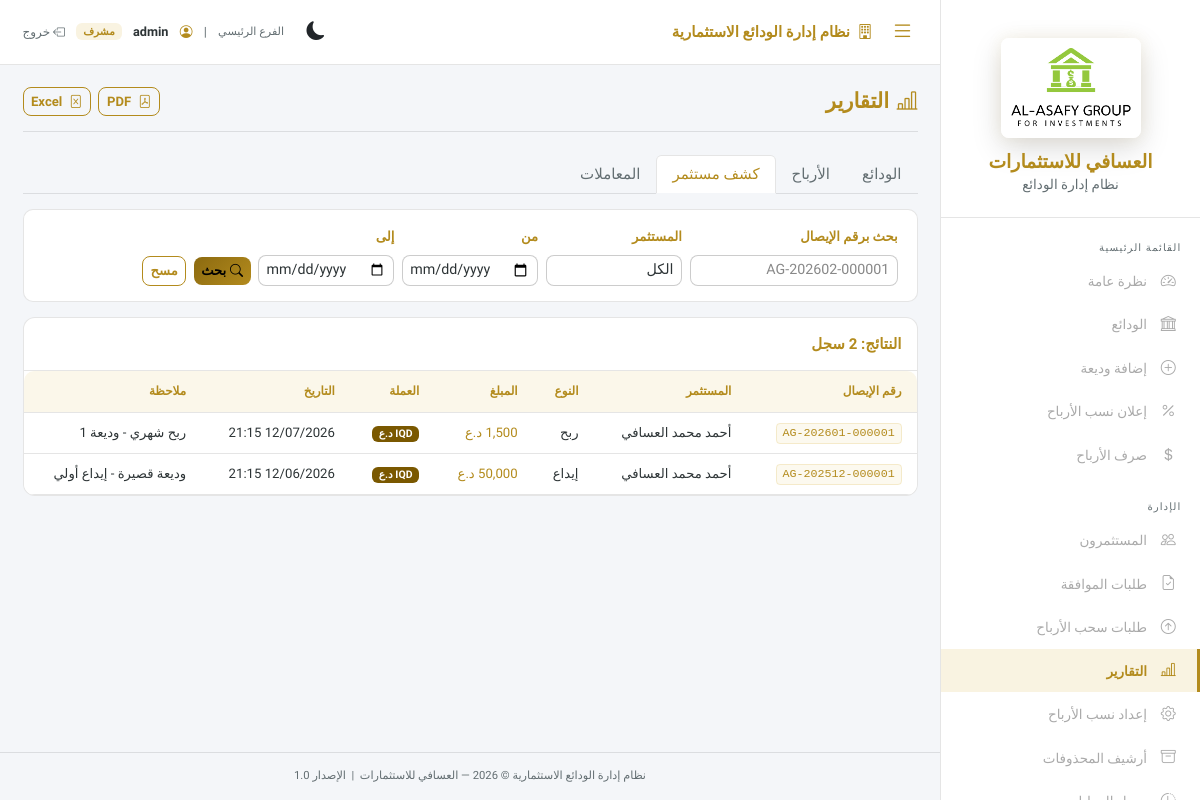
Page /reports.php?report=investor_statement (signed in) on the committed database.
### tables this page shows
CREATE TABLE IF NOT EXISTS `transactions` (
  `id`                  INT UNSIGNED NOT NULL AUTO_INCREMENT,
  `receipt_no`          VARCHAR(30) NOT NULL,
  `investor_id`         INT UNSIGNED NOT NULL,
  `deposit_id`          INT UNSIGNED NULL,
  `type`                ENUM('deposit','profit','withdraw','profit_accrual','profit_payout','withdrawal_payout','principal_refund','deposit_adjustment') NOT NULL,
  `direction`           ENUM('credit','debit','neutral') NOT NULL DEFAULT 'neutral',
  `amount`              DECIMAL(12,2) NOT NULL,
  `currency`            ENUM('IQD','USD') NOT NULL DEFAULT 'IQD',
  `approval_request_id` INT UNSIGNED NULL,
  `date`                DATETIME NOT NULL DEFAULT CURRENT_TIMESTAMP,
  `note`                VARCHAR(255) NULL,
  `created_at`          DATETIME NOT NULL DEFAULT CURRENT_TIMESTAMP,
  PRIMARY KEY (`id`),
  UNIQUE KEY `uq_receipt_no` (`receipt_no`),
  UNIQUE KEY `idx_tx_app_dep_type` (`approval_request_id`, `deposit_id`, `type`),
  KEY `idx_tx_approval_req` (`approval_request_id`),
  CONSTRAINT `fk_tx_investor` FOREIGN KEY (`investor_id`) REFERENCES `investors` (`id`),
  CONSTRAINT `fk_tx_deposit`  FOREIGN KEY (`deposit_id`)  REFERENCES `deposits`  (`id`) ON DELETE SET NULL
);

CREATE TABLE IF NOT EXISTS `investors` (
  `id`            INT UNSIGNED NOT NULL AUTO_INCREMENT,
  `full_name`     VARCHAR(150) NOT NULL,
  `phone`         VARCHAR(30)  NOT NULL,
  `city`          VARCHAR(100) NOT NULL DEFAULT '',
  `address`       VARCHAR(255) NULL,
  `notes`         TEXT NULL,
  `national_id`   VARCHAR(30)  NOT NULL DEFAULT '',
  `contract_path` VARCHAR(255) NULL,
  `id_card_path`  VARCHAR(255) NULL,
  `created_at`    DATETIME     NOT NULL DEFAULT CURRENT_TIMESTAMP,
  `updated_at`    DATETIME     NOT NULL DEFAULT CURRENT_TIMESTAMP ON UPDATE CURRENT_TIMESTAMP,
  PRIMARY KEY (`id`)
);

### config/auth.php (called while the page is built, shortened)
<?php
function currentRole(): string {
    return $_SESSION['role'] ?? '';
}
function currentUsername(): string {
    return $_SESSION['username'] ?? '';
}

### public/reports.php (the view, shortened to what this page needs)
<?php
require_once __DIR__ . '/../config/auth.php';
require_once __DIR__ . '/../config/helpers.php';
$pdo = getPDO();
$report = $_GET['report'] ?? 'deposits';
$receiptNo = trim($_GET['receipt_no'] ?? '');
$fDateFrom = $_GET['date_from'] ?? '';
$fDateTo = $_GET['date_to'] ?? '';
$rows = [];
if ($receiptNo) {
    $stmt = $pdo->prepare(
        "SELECT t.*, i.full_name FROM transactions t
         JOIN investors i ON i.id = t.investor_id
         WHERE t.receipt_no LIKE ? ORDER BY t.date DESC"
    );
    $stmt->execute(['%' . $receiptNo . '%']);
    $rows = $stmt->fetchAll();
    $report = 'receipt_search';
} else {
    switch ($report) {
        case 'investor_statement':
            $where = ['1=1'];
            $params = [];
            $stmt = $pdo->prepare(
                "SELECT t.*, i.full_name FROM transactions t
             JOIN investors i ON i.id=t.investor_id
             WHERE " . implode(' AND ', $where) . " ORDER BY t.date DESC"
            );
            $stmt->execute($params);
            $rows = $stmt->fetchAll();
            break;
    }
}
include __DIR__ . '/../includes/header.php';
?>
<div class="layout-wrapper">
    <?php include __DIR__ . '/../includes/sidebar.php'; ?>
    <div class="main-wrapper">
        <?php include __DIR__ . '/../includes/topbar.php'; ?>
        <div class="page-content">
            <div class="page-header">
                <h1 class="page-title"><i class="bi bi-bar-chart-line me-2"></i>التقارير</h1>
                <div class="d-flex gap-2">
                    <a href="/export_pdf.php?<?= htmlspecialchars(http_build_query($_GET)) ?>"
                        class="btn btn-outline-gold btn-sm" target="_blank">
                        <i class="bi bi-file-pdf me-1"></i> PDF
                    </a>
                    <a href="/export_excel.php?<?= htmlspecialchars(http_build_query($_GET)) ?>"
                        class="btn btn-outline-gold btn-sm">
                        <i class="bi bi-file-excel me-1"></i> Excel
                    </a>
                </div>
            </div>
            <form method="get" action="">
                <ul class="nav nav-tabs mb-3" style="border-color:var(--border)">
                    <?php
                    $tabs = ['deposits' => 'الودائع', 'profits' => 'الأرباح', 'investor_statement' => 'كشف مستثمر', 'transactions' => 'المعاملات'];
                    foreach ($tabs as $k => $l):
                        $ac = ($report === $k || ($report === 'receipt_search' && $k === 'transactions')) ? ' active' : '';
                        ?>
                        <li class="nav-item">
                            <a href="?report=<?= $k ?>" class="nav-link<?= $ac ?>"
                                style="<?= $ac ? 'color:var(--gold);border-color:var(--border) var(--border) var(--bg-base)' : 'color:var(--text-muted)' ?>">
                                <?= $l ?>
                            </a>
                        </li>
                    <?php endforeach; ?>
                </ul>
                <div class="filter-bar mb-3">
                    <div class="row g-2 align-items-end">
                        <div class="col-md-3">
                            <label class="form-label">بحث برقم الإيصال</label>
                            <input type="text" name="receipt_no" class="form-control form-control-sm"
                                value="<?= htmlspecialchars($receiptNo) ?>" placeholder="AG-202602-000001">
                        </div>
                        <?php if ($report !== 'receipt_search'): ?>
                            <div class="col-md-2">
                                <label class="form-label">المستثمر</label>
                                <select name="investor_id" class="form-select form-select-sm">
                                    <option value="">الكل</option>
                                </select>
                            </div>
                            <div class="col-md-2">
                                <label class="form-label">من</label>
                                <input type="date" name="date_from" class="form-control form-control-sm"
                                    value="<?= htmlspecialchars($fDateFrom) ?>">
                            </div>
                            <div class="col-md-2">
                                <label class="form-label">إلى</label>
                                <input type="date" name="date_to" class="form-control form-control-sm"
                                    value="<?= htmlspecialchars($fDateTo) ?>">
                            </div>
                        <?php endif; ?>
                        <div class="col-auto">
                            <button type="submit" class="btn btn-gold btn-sm"><i
                                    class="bi bi-search me-1"></i>بحث</button>
                            <a href="reports.php?report=<?= $report ?>" class="btn btn-outline-gold btn-sm ms-1">مسح</a>
                        </div>
                    </div>
                </div>
            </form>
            <div class="table-wrapper">
                <div class="p-3 border-bottom border-gold d-flex justify-content-between">
                    <span class="section-title mb-0">النتائج:
                        <?= count($rows) ?> سجل
                    </span>
                </div>
                <div class="table-responsive">
                    <?php if ($report === 'deposits'): ?>
                        <table class="table table-dark-custom table-hover mb-0">
                            <thead>
                                <tr>
                                    <th>#</th>
                                    <th>المستثمر</th>
                                    <th>النوع</th>
                                    <th>المبلغ</th>
                                    <th>العملة</th>
                                    <th>بداية</th>
                                    <th>نهاية</th>
                                    <th>النسبة</th>
                                    <th>الحالة</th>
                                </tr>
                            </thead>
                            <tbody>
                                <?php foreach ($rows as $r): ?>
                                    <tr>
                                        <td><?= $r['id'] ?></td>
                                        <td><?= htmlspecialchars($r['full_name']) ?></td>
                                        <td><span class="badge <?= typeBadge($r['code']) ?>"><?= htmlspecialchars($r['name_ar']) ?></span></td>
                                        <td class="text-gold"><?= formatMoney($r['amount'], $r['currency'] ?? 'IQD') ?></td>
                                        <td><?= currencyBadge($r['currency'] ?? 'IQD') ?></td>
                                        <td><?= formatDate($r['start_date']) ?></td>
                                        <td><?= formatDate($r['end_date']) ?></td>
                                        <td><?= number_format($r['profit_rate_monthly'] * 100, 3) ?>%</td>
                                        <td><span class="badge <?= statusBadge($r['status']) ?>"><?= arabicStatus($r['status']) ?></span></td>
                                    </tr>
                                <?php endforeach; ?>
                                <?php if (!$rows): ?>
                                    <tr>
                                        <td colspan="9" class="text-center text-muted py-3">لا نتائج</td>
                                    </tr>
                                <?php endif; ?>
                            </tbody>
                        </table>
                    <?php else:  ?>
                        <table class="table table-dark-custom table-hover mb-0">
                            <thead>
                                <tr>
                                    <th>رقم الإيصال</th>
                                    <th>المستثمر</th>
                                    <th>النوع</th>
                                    <th>المبلغ</th>
                                    <th>العملة</th>
                                    <th>التاريخ</th>
                                    <th>ملاحظة</th>
                                </tr>
                            </thead>
                            <tbody>
                                <?php foreach ($rows as $r): ?>
                                    <tr>
                                        <td><span class="receipt-no"><?= htmlspecialchars($r['receipt_no']) ?></span></td>
                                        <td><?= htmlspecialchars($r['full_name']) ?></td>
                                        <td>
                                            <?php
                                            $types = ['deposit' => 'إيداع', 'profit' => 'ربح', 'withdraw' => 'سحب'];
                                            echo $types[$r['type']] ?? $r['type'];
                                            ?>
                                        </td>
                                        <td class="text-gold"><?= formatMoney($r['amount'], $r['currency'] ?? 'IQD') ?></td>
                                        <td><?= currencyBadge($r['currency'] ?? 'IQD') ?></td>
                                        <td><?= date('d/m/Y H:i', strtotime($r['date'])) ?></td>
                                        <td style="max-width:200px"><?= htmlspecialchars($r['note'] ?? '—') ?></td>
                                    </tr>
                                <?php endforeach; ?>
                            </tbody>
                        </table>
                    <?php endif; ?>
                </div>
            </div>
        </div>
        <?php include __DIR__ . '/../includes/footer.php'; ?>

### includes/header.php (shortened to what this page needs)
<?php
$bodyClass = $bodyClass ?? '';
?><!DOCTYPE html>
<html lang="ar" dir="rtl">
<head>
    <link rel="stylesheet" href="https://cdn.jsdelivr.net/npm/bootstrap@5.3.3/dist/css/bootstrap.rtl.min.css">
    <link rel="stylesheet" href="https://cdn.jsdelivr.net/npm/bootstrap-icons@1.11.3/font/bootstrap-icons.min.css">
    <link rel="stylesheet"
        href="/assets/css/theme.css?v=<?= filemtime(__DIR__ . '/../assets/css/theme.css') ?>">
</head>
<body class="<?= htmlspecialchars($bodyClass) ?>">

### includes/sidebar.php (shortened to what this page needs)
<?php
$currentPage = basename($_SERVER['PHP_SELF']);
function sidebarLink(string $href, string $icon, string $label, string $current): string
{
    $active = (basename($href) === $current) ? ' active' : '';
    return "<a href=\"$href\" class=\"sidebar-link$active\"><i class=\"bi bi-$icon\"></i> <span>$label</span></a>";
}
?>
<nav class="sidebar">
    <div class="sidebar-brand">
        <img src="/assets/img/ag-logo.png" alt="الشعار" onerror="this.style.display='none'">
        <div>
            <div class="sidebar-brand-text">العسافي للاستثمارات</div>
            <div class="sidebar-brand-sub">نظام إدارة الودائع</div>
        </div>
    </div>
    <div class="sidebar-nav">
        <div class="nav-section-label">القائمة الرئيسية</div>
        <?= sidebarLink('dashboard.php', 'speedometer2', 'نظرة عامة', $currentPage) ?>
        <?= sidebarLink('deposits.php', 'bank', 'الودائع', $currentPage) ?>
        <?= sidebarLink('deposit_add.php', 'plus-circle', 'إضافة وديعة', $currentPage) ?>
        <?= sidebarLink('declare_rates.php', 'percent', 'إعلان نسب الأرباح', $currentPage) ?>
        <?= sidebarLink('profit_run.php', 'currency-dollar', 'صرف الأرباح', $currentPage) ?>
        <div class="nav-section-label mt-3">الإدارة</div>
        <?= sidebarLink('investors.php', 'people', 'المستثمرون', $currentPage) ?>
        <?= sidebarLink('approval_requests.php', 'file-earmark-check', 'طلبات الموافقة', $currentPage) ?>
        <?= sidebarLink('withdraw_requests.php', 'arrow-up-circle', 'طلبات سحب الأرباح', $currentPage) ?>
        <?= sidebarLink('reports.php', 'bar-chart-line', 'التقارير', $currentPage) ?>
        <?= sidebarLink('settings_deposit_types.php', 'gear', 'إعداد نسب الأرباح', $currentPage) ?>
        <?php if (currentRole() === 'admin'): ?>
            <?= sidebarLink('archived_records.php', 'archive', 'أرشيف المحذوفات', $currentPage) ?>
            <?= sidebarLink('activity_logs.php', 'clock-history', 'سجل العمليات', $currentPage) ?>
        <?php endif; ?>
    </div>
</nav>

### includes/topbar.php (shortened to what this page needs)
<div class="topbar">
    <div class="d-flex align-items-center gap-3">
        <button id="sidebarToggle" class="btn btn-outline-gold border-0 p-1" title="تصغير/توسيع القائمة">
            <i class="bi bi-list fs-4"></i>
        </button>
        <div class="topbar-title">
            <i class="bi bi-building me-1"></i> نظام إدارة الودائع الاستثمارية
        </div>
    </div>
    <div class="topbar-user">
        <button id="themeToggle" class="btn btn-sm btn-outline-secondary border-0 p-1 me-2" title="تغيير المظهر">
            <i class="bi bi-brightness-high fs-5 text-warning"></i>
        </button>
        <span class="text-muted small">الفرع الرئيسي</span>
        <span class="divider-v">|</span>
        <i class="bi bi-person-circle" style="color:var(--gold)"></i>
        <span class="user-name">
            <?= htmlspecialchars(currentUsername()) ?>
        </span>
        <span class="badge" style="background:rgba(212,175,55,0.15);color:var(--gold);font-size:0.7rem">
            <?= currentRole() === 'admin' ? 'مشرف' : 'موظف' ?>
        </span>
        <form method="POST" action="logout.php" class="d-inline m-0 p-0">
            <button type="submit" class="btn-logout border-0 bg-transparent p-0" style="color:inherit;cursor:pointer">
                <i class="bi bi-box-arrow-left"></i> خروج
            </button>
        </form>
    </div>
</div>

### config/helpers.php (shortened to what this page needs)
<?php
function formatMoney(string|float|null $amount, string $currency = 'IQD'): string
{
    $n = (float) $amount;
    return number_format($n, 0) . ' د.ع';
}
function currencyBadge(string $currency): string
{
    return '<span class="badge" style="background:#7a5800;font-size:0.7rem">IQD د.ع</span>';
}

### includes/footer.php (shortened to what this page needs)
<footer class="text-center py-3 mt-auto"
    style="border-top:1px solid var(--border);font-size:0.75rem;color:var(--text-muted)">
    نظام إدارة الودائع الاستثمارية &copy;
    <?= date('Y') ?> — العسافي للاستثمارات &nbsp;|&nbsp; الإصدار 1.0
</footer>
</div>
</div>
</body>
</html>

### rows in the picture
transactions: receipt_no "AG-202601-000001", investor.full_name "أحمد محمد العسافي", type "ربح", formatMoney($r['amount'], $r['currency'] ?? 'IQD') "1,500 د.ع", date "12/07/2026 21:15", note "ربح شهري - وديعة 1"
transactions: receipt_no "AG-202512-000001", investor.full_name "أحمد محمد العسافي", type "إيداع", formatMoney($r['amount'], $r['currency'] ?? 'IQD') "50,000 د.ع", date "12/06/2026 21:15", note "وديعة قصيرة - إيداع أولي"

### other values in the picture
$label "نظرة عامة الودائع إضافة وديعة إعلان نسب الأرباح صرف الأرباح المستثمرون طلبات الموافقة طلبات سحب الأرباح التقارير إعداد نسب الأرباح أرشيف المحذوفات"
currentUsername() "admin"
$l "الودائع"
$l "الأرباح"
$l "كشف مستثمر"
$l "المعاملات"
count($rows) "2"
